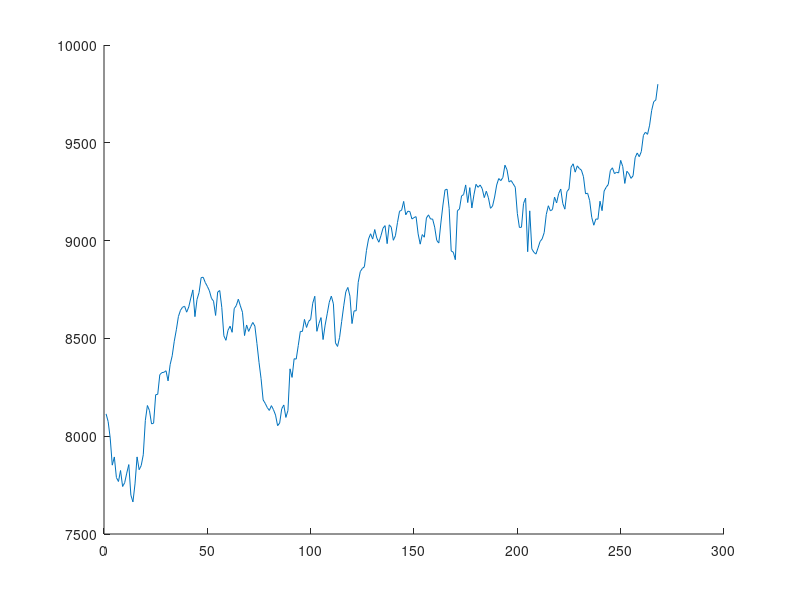

Here is the MATLAB script that generated this plot:
figure(1);
hold on
%t=fetch(yahoo,'^TWII','Close','1/2/2003','2/27/2006','d');
%t2017=fetch(yahoo,'^TWII','Close','1/1/2017','2/15/2017','d');
%A=csvread('Training.csv')
load TAIEX
testPoint=length(t2017);
point=length(t);
allpoint=point+testPoint;
x=linspace(1,allpoint,allpoint);
y=[flipud(t(:,2));flipud(t2017(:,2))];
yMean=mean(y);
yStd=std(y);
plot(x,y);